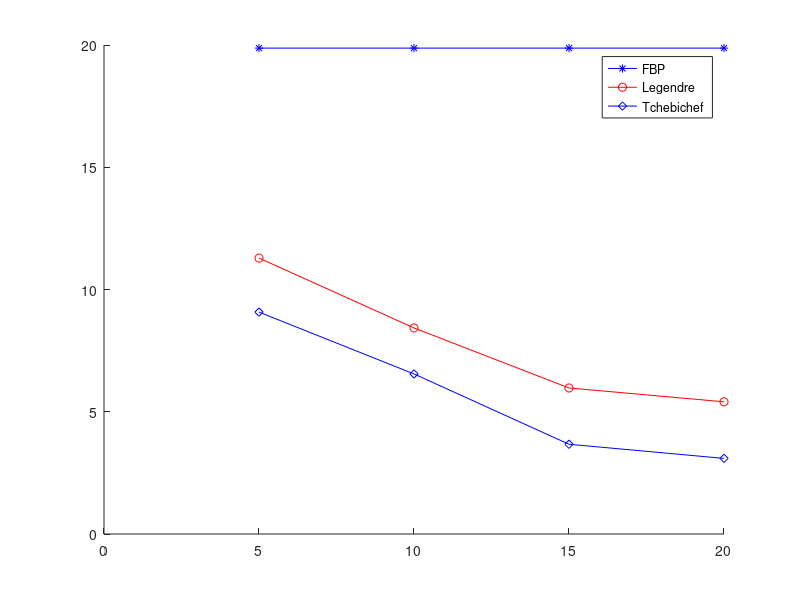

Here is the MATLAB script that generated this plot:
clear
x=[5 10 15 20];
fbp=ones(1,4)*19.873;
len=[11.286 8.4279 5.9729 5.4071];
tch=[9.0753 6.5466 3.6704 3.0925];
hold on 
plot(x,fbp,'-b*')
plot(x,len,'-ro')
plot(x,tch,'-bd')
hold off
legend('FBP','Legendre','Tchebichef')